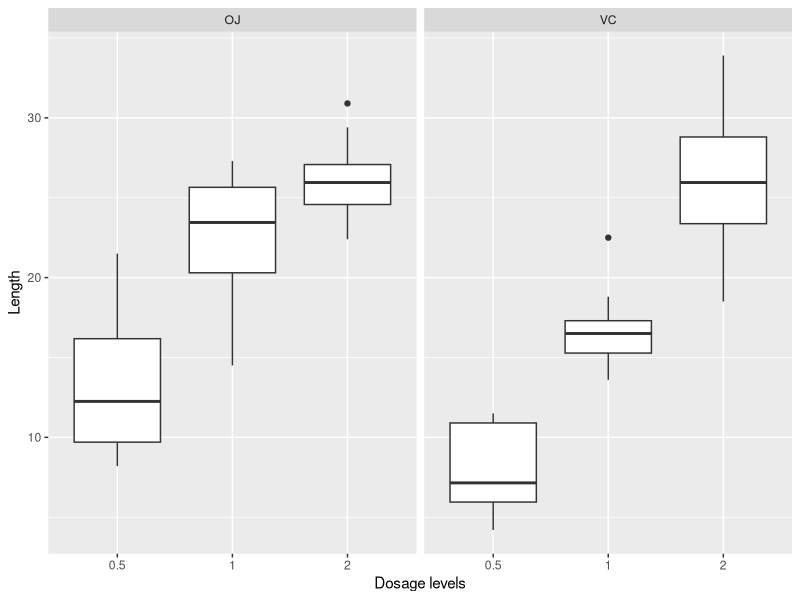

Generate this figure with R:
## ---- chunk 1
library(ggplot2)
## ---- chunk 2
datadf <- ToothGrowth
## ---- chunk 3
summary(datadf)
ggplot(datadf) +
  geom_boxplot(aes(x = factor(dose), y = len ))+
  facet_grid(~supp) +
  xlab("Dosage levels") + ylab("Length")
## ---- chunk 4
OJdata <- subset(datadf, supp =="OJ")
VCdata <- subset(datadf, supp =="VC")
t.test(OJdata$len, VCdata$len,var.equal = FALSE, paired =FALSE )
